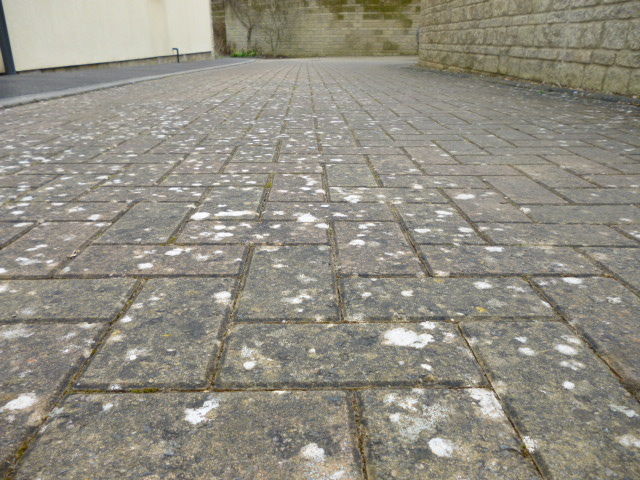
#> input picture src/eval_data/motion_images/wiltshire_outside_10cm/IMG3.JPG, 640 x 480 px, given in place of wiltshire_outside_10cm, which was not available
$ python main.py --source-folder ../eval_data/motion_images/wiltshire_outside_10cm --images ../eval_data/motion_images/wiltshire_outside_10cm   (Python 2 division)   (older library calls are emulated)
#> lines starting #> are read from the running program, lines starting #| are printed output that depends on the picture
"""
Note: This code is heavily based upon the C# implementation developed by Dr Rainer Hessmer (http://www.hessmer.org/blog/2010/08/17/monocular-visual-odometry/comment-page-1/)

"""

from __future__ import division
import cv2

import numpy as np
import matplotlib.pyplot as plt
import itertools
import math
import argparse
import os

__author__ = 'Connor Luke Goddard (clg11@aber.ac.uk)'

# [217 lines left out: functions calc_moving_average_array, filter_outliers_ab_dist_median_indices, draw_arrow, calc_farneback_flow, draw_flow, calc_lk_tracking_flow and 2 more, not called in this run]

def unit_vector(vector):
    """ Returns the unit vector of the vector.  """
    return vector / np.linalg.norm(vector)

# [55 lines left out: functions angle_between, filter_direction, filter_angle, not called in this run]

def run_sim(folder_path, images, feature_params, lk_params, subpix_params):

    count = 0

    # Create some random colors
    color = np.random.randint(0,255,(1000,3))

    old_gray = None
    old_points = None
    mask = None
    feature_history = {}

    for image in images:

        image_loaded = cv2.imread(os.path.join(folder_path, image))
#> image_loaded is the input picture: shape (480, 640, 3); mean B, G, R 130.3, 141.7, 145.3

        image_height, image_width = image_loaded.shape[:2]
#> image_height = 480; image_width = 640
        image_height_quarter = int(round(int(image_loaded.shape[0]) / 4))
#> image_height_quarter = 120

        if count == 0:

            mask = np.zeros_like(image_loaded)

            old_gray = cv2.cvtColor(image_loaded[image_height_quarter: image_height, 0:image_width], cv2.COLOR_BGR2GRAY)
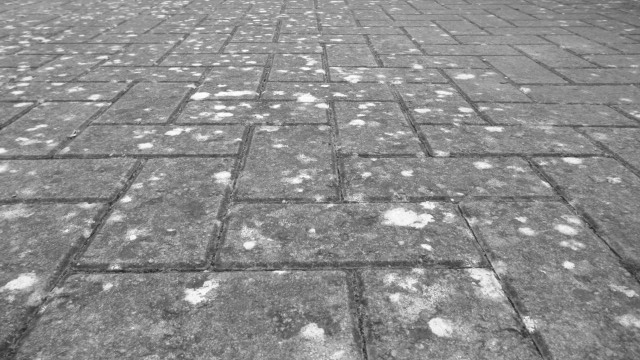
#> old_gray: shape (360, 640); min 35, max 255, mean 140.4
            old_points = cv2.goodFeaturesToTrack(old_gray, **feature_params)
#> old_points = 383 rows, first 8: [451, 199], [191, 97], [283, 201], [258, 94], [232, 114], [421, 245], [533, 329], [241, 139]

            cv2.cornerSubPix(old_gray, old_points, **subpix_params)

        else:

            new_gray = cv2.cvtColor(image_loaded[image_height_quarter: image_height, 0:image_width], cv2.COLOR_BGR2GRAY)

            new_points, st, err = cv2.calcOpticalFlowPyrLK(old_gray, new_gray, old_points, None, **lk_params)

            # new_points_two, st, err = cv2.calcOpticalFlowPyrLK(new_gray, old_gray, new_points, None, **lk_params)
            # d = abs(old_points-new_points_two).reshape(-1, 2).max(-1)
            # ok_points = d < 1

            good_new = new_points[st==1]
            good_old = old_points[st==1]

            # Filter "good" points on the Y direction
            dir_filter = filter_direction(good_old, good_new)

            good_new = good_new[dir_filter]
            good_old = good_old[dir_filter]

            angle_filter = filter_direction(good_old, good_new)

            good_new = good_new[angle_filter]
            good_old = good_old[angle_filter]

            # draw the tracks
            for i, (new, old) in enumerate(zip(good_new, good_old)):
                a, b = new.ravel()
                c, d = old.ravel()

                cv2.circle(image_loaded, (a, int(image_height_quarter + b)), 5, (0, 255, 0), -1)
                cv2.circle(image_loaded, (c, int(image_height_quarter + d)), 5, (0, 0, 255), -1)
                cv2.line(mask, (a, int(image_height_quarter + b)), (c, int(image_height_quarter + d)), color[i].tolist(), 2)

            img = cv2.add(image_loaded, mask)

            # Now update the previous frame and previous points
            old_gray = new_gray.copy()

            if len(good_new.reshape(-1,1,2)) <= 25:
                old_points = cv2.goodFeaturesToTrack(old_gray, **feature_params)
                cv2.cornerSubPix(old_gray, old_points, **subpix_params)
                print "Too little points, need to find some more."
            else:
                old_points = good_new.reshape(-1,1,2)

            cv2.imshow('frame', img)
            cv2.waitKey(2000)

        count += 1

def main():

    parser = argparse.ArgumentParser()

    # "nargs='+'" tells 'argparse' to allow for a list of values to be accepted within this parameter.
    parser.add_argument('--source-folder', help='Source folder from which to load images', dest="source_folder", type=str, required=True)
    parser.add_argument('--images', help='List of image file names to load from inside the source-folder. Please note: The order of image names in this list determine the order of images processed by the application.', nargs='+', dest="images", type=str, required=True)

    args = vars(parser.parse_args())

    feature_params = dict(maxCorners=1000, qualityLevel=0.005, minDistance=20)

    lk_params = dict(winSize=(40, 40), maxLevel=10, criteria=(cv2.TERM_CRITERIA_EPS | cv2.TERM_CRITERIA_COUNT, 30, 0.03))

    subpix_params = dict(winSize=(20, 20), zeroZone=(-1, -1), criteria=(cv2.TERM_CRITERIA_EPS | cv2.TERM_CRITERIA_COUNT, 20, 0.1))

    # images = ["../eval_data/motion_images/wiltshire_outside_10cm/IMG1.JPG",
    #           "../eval_data/motion_images/wiltshire_outside_10cm/IMG2.JPG",
    #           "../eval_data/motion_images/wiltshire_outside_10cm/IMG3.JPG",
    #           "../eval_data/motion_images/wiltshire_outside_10cm/IMG4.JPG",
    #           "../eval_data/motion_images/wiltshire_outside_10cm/IMG5.JPG",
    #           "../eval_data/motion_images/wiltshire_outside_10cm/IMG6.JPG",
    #           "../eval_data/motion_images/wiltshire_outside_10cm/IMG7.JPG",
    #           "../eval_data/motion_images/wiltshire_outside_10cm/IMG8.JPG",
    #           "../eval_data/motion_images/wiltshire_outside_10cm/IMG9.JPG",
    #           "../eval_data/motion_images/wiltshire_outside_10cm/IMG10.JPG",
    #           "../eval_data/motion_images/wiltshire_outside_10cm/IMG11.JPG",
    #           "../eval_data/motion_images/wiltshire_outside_10cm/IMG12.JPG",
    #           "../eval_data/motion_images/wiltshire_outside_10cm/IMG13.JPG",
    #           "../eval_data/motion_images/wiltshire_outside_10cm/IMG14.JPG",
    #           "../eval_data/motion_images/wiltshire_outside_10cm/IMG15.JPG",
    #           "../eval_data/motion_images/wiltshire_outside_10cm/IMG16.JPG",
    #           "../eval_data/motion_images/wiltshire_outside_10cm/IMG17.JPG",
    #           "../eval_data/motion_images/wiltshire_outside_10cm/IMG18.JPG",
    #           "../eval_data/motion_images/wiltshire_outside_10cm/IMG19.JPG",
    #           "../eval_data/motion_images/wiltshire_outside_10cm/IMG20.JPG"]
    #
    # images2 = ["../eval_data/motion_images/flat_10cm/IMG1.JPG",
    #           "../eval_data/motion_images/flat_10cm/IMG2.JPG",
    #           "../eval_data/motion_images/flat_10cm/IMG3.JPG",
    #           "../eval_data/motion_images/flat_10cm/IMG4.JPG",
    #           "../eval_data/motion_images/flat_10cm/IMG5.JPG",
    #           "../eval_data/motion_images/flat_10cm/IMG6.JPG",
    #           "../eval_data/motion_images/flat_10cm/IMG7.JPG",
    #           "../eval_data/motion_images/flat_10cm/IMG8.JPG",
    #           "../eval_data/motion_images/flat_10cm/IMG9.JPG",
    #           "../eval_data/motion_images/flat_10cm/IMG10.JPG",
    #           "../eval_data/motion_images/flat_10cm/IMG11.JPG",
    #           "../eval_data/motion_images/flat_10cm/IMG12.JPG"]

    run_sim(args['source_folder'], args['images'], feature_params, lk_params, subpix_params)

    k = cv2.waitKey(0) & 0xFF
#> (key q is pressed here)

    if k == ord('q'):
        cv2.destroyAllWindows()

if __name__ == "__main__":
    main()

$ run again, on final/technical_work/datasets/imagery/primary_datasets/wiltshire_outside_10cm/IMG4.JPG
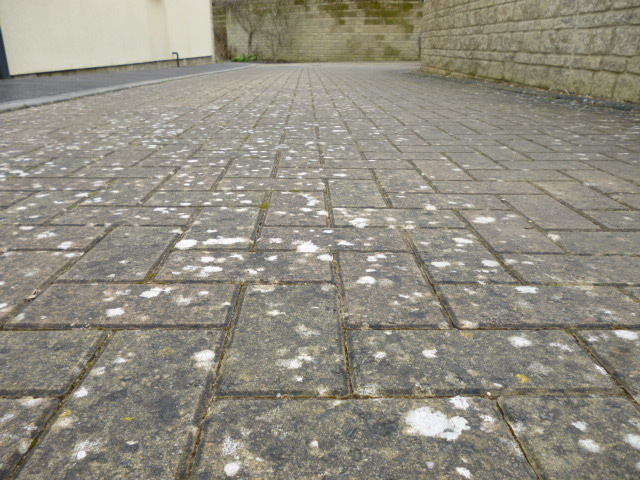
#> input picture final/technical_work/datasets/imagery/primary_datasets/wiltshire_outside_10cm/IMG4.JPG, 640 x 480 px, given in place of wiltshire_outside_10cm, which was not available
#> in run_sim, image_loaded is the input picture: shape (480, 640, 3); mean B, G, R 128.9, 141, 144.9
#> in run_sim, `old_gray = cv2.cvtColor(image_loaded[image_height_quarter: image_heigh..`:
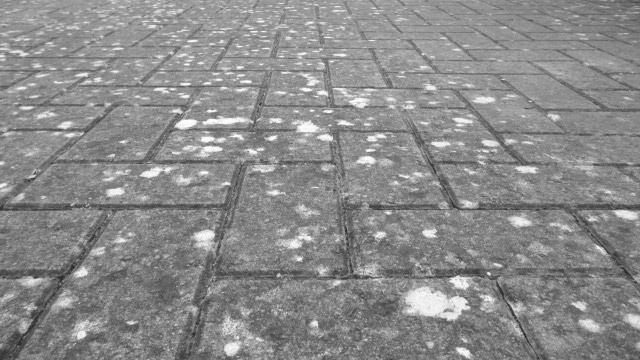
#> old_gray: shape (360, 640); min 35, max 255, mean 138.8
#> old_points = 385 rows, first 8: [487, 273], [467, 302], [175, 126], [252, 122], [277, 276], [230, 184], [431, 143], [221, 149]

$ run again, on src/experiments/eval_data/motion_images/wiltshire_outside_10cm/IMG5.JPG
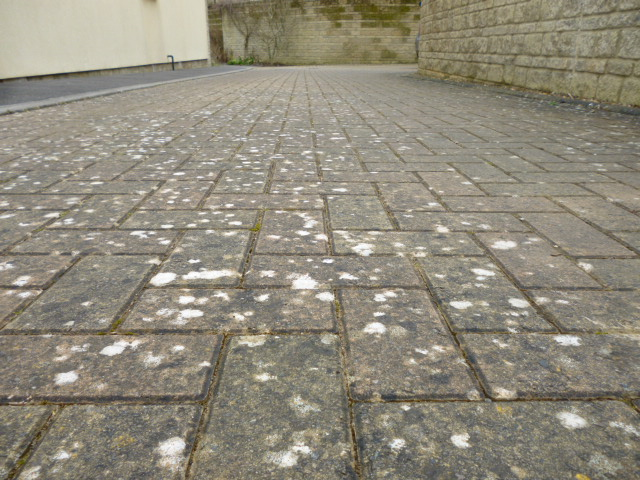
#> input picture src/experiments/eval_data/motion_images/wiltshire_outside_10cm/IMG5.JPG, 640 x 480 px, given in place of wiltshire_outside_10cm, which was not available
#> in run_sim, image_loaded is the input picture: shape (480, 640, 3); mean B, G, R 123.3, 138.4, 143.8
#> in run_sim, `old_gray = cv2.cvtColor(image_loaded[image_height_quarter: image_heigh..`:
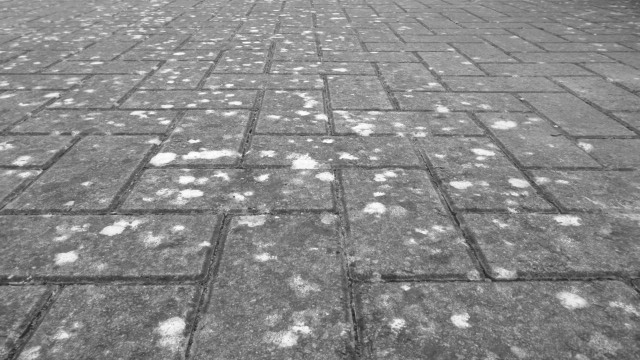
#> old_gray: shape (360, 640); min 33, max 255, mean 136.4
#> old_points = 380 rows, first 8: [8, 277], [150, 162], [189, 141], [240, 155], [234, 196], [340, 158], [466, 321], [173, 81]
